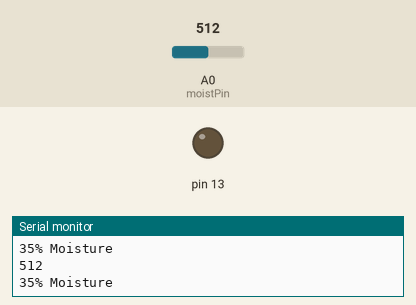
A sketch run on a simulated Arduino Nano, built with avr-gcc and run on an emulated ATmega328P. Shown: output pins drawn as LEDs (lit = HIGH), the last lines printed to the serial monitor. Inputs (shaded band) come from the test bench; at power-on: A0 (moistPin) = 512.

Above: at 1.2 s.
1.3 s: A0 (moistPin) set to 209
2.8 s: A0 (moistPin) set to 189
At 4.8 s:
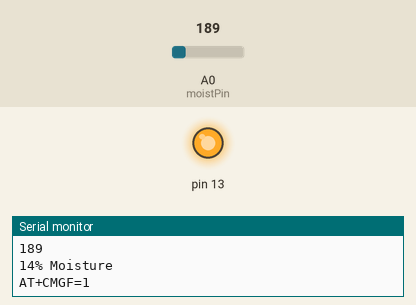
Timing chart, 0 to 14.0 s (numbered marks = the images above; inputs shaded):
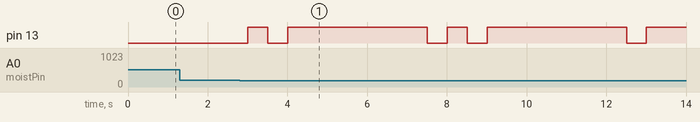

Measured:
- the behaviour switches between 203 and 202 on A0 (moistPin) (found by bisection; images 0 and 1)
- after the input at 2.8 s, pin 13: LOW → HIGH after 0.21 s, → LOW 0.50 s later, → HIGH 0.50 s later, → LOW 3.5 s later, … (9 changes in this stretch)

The sketch:

arduinosoilmosituresensor.ino
```cpp
char phone_no[] = "0561162683";
int moistPin = 0;
int moistVal = 0;

void setup()
{
  Serial.begin(9600);
  pinMode(13, OUTPUT);
}
void loop()
{
  moistVal = analogRead(moistPin);
  Serial.println(moistVal);
  int percent = 2.718282 * 2.718282 * (.008985 * moistVal + 0.207762); //calculate percent for probes about 1 - 1.5 inches apart
  Serial.print(percent);
  Serial.println("% Moisture ");
  if (percent < 15)
  {
    digitalWrite(13, HIGH); // if the sensor value is below 50% led on your nano will glow else it is off
    delay(500);
    digitalWrite(13, LOW);
    delay(500);
    digitalWrite(13, HIGH);
    Serial.println("AT+CMGF=1");
    delay(2000);
    Serial.print("AT+CMGS=\"");
    Serial.print(phone_no);
    Serial.write(0x22);
    Serial.write(0x0D);  // hex equivalent of Carraige return
    Serial.write(0x0A);  // hex equivalent of newline
    delay(1000);
    Serial.print(percent);
    delay(500);
    Serial.println (char(26));//the ASCII code of the ctrl+z is 26
    digitalWrite(13, LOW);
    delay(500);
    digitalWrite(13, HIGH);
    digitalWrite(13, HIGH); // if the sensor value is below 50% led on your nano will glow else it is off
    delay(500);
    digitalWrite(13, LOW);
    delay(500);
    digitalWrite(13, HIGH);
    Serial.println("AT+CMGF=1");
    delay(2000);
    Serial.print("AT+CMGS=\"");
    Serial.print(phone_no);
    Serial.write(0x22);
    Serial.write(0x0D);  // hex equivalent of Carraige return
    Serial.write(0x0A);  // hex equivalent of newline
    delay(1000);
    Serial.print(percent);
    delay(500);
    Serial.println (char(26));//the ASCII code of the ctrl+z is 26
    digitalWrite(13, LOW);
    delay(500);
    digitalWrite(13, HIGH);
    delay (3600000);
  }
    else

  {
    digitalWrite(13, LOW);
  }

  delay(250); // for stability
}
```
